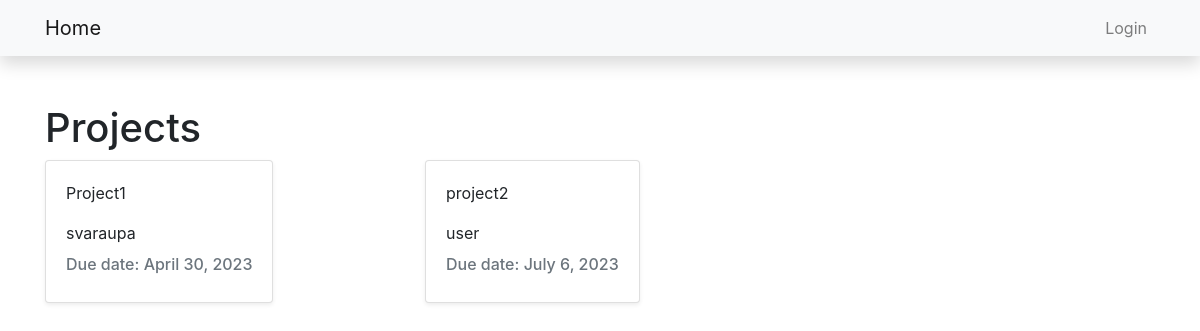
The page /mgmt/ on the database as committed earlier.
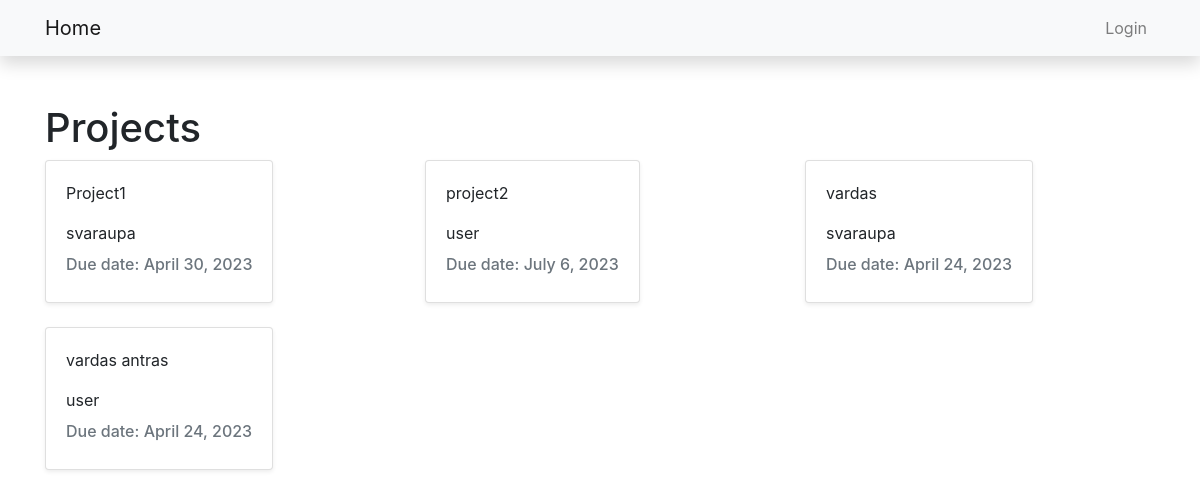
The same page on the database as committed later.
### project_mgmt_app/models.py (models this page shows, shortened)
class Project(models.Model):
    name = models.CharField("Name", max_length=1000)
    start_date = models.DateField("Start date")
    due_date = models.DateField("Due date")
    user = models.ForeignKey(User, on_delete=models.SET_NULL, null=True, default=None)
    clients = models.ManyToManyField(Client)
    employees = models.ManyToManyField(Employee)

### project_mgmt_app/views.py (the view)
# urls.py: path('', views.index, name='index'),
def index(request):
    projects = Project.objects.all()
    context = {
        'projects': projects,
    }
    return render(request, 'index.html', context=context)

### project_mgmt_app/templates/index.html (shortened to what this page needs)
{% extends "base.html" %}
 {% block content %}
   <h1>Projects</h1>
   {% if projects %}
   <div class="row">
     {% for project in projects %}
       <div class="col-md-4 d-flex align-items-stretch">
         <div class="card mb-4 shadow-sm">
           <div class="card-body">
               <p class="card-text">{{ project.name }}</p>
               <p class="card-text">{{ project.user }}</p>
               <h6 class="card-subtitle mb-2 text-muted">Due date: {{ project.due_date }}</h6>
           </div>
         </div>
       </div>
     {% endfor %}
   </div>
   {% else %}
     <p>No projects found</p>
   {% endif %}
 {% endblock %}

### project_mgmt_app/templates/base.html (shortened to what this page needs)
<!DOCTYPE html>
 <html lang="en">
 <head>
   <link rel="stylesheet" href="https://stackpath.bootstrapcdn.com/bootstrap/4.1.3/css/bootstrap.min.css">
   <link rel="stylesheet" href="https://cdnjs.cloudflare.com/ajax/libs/font-awesome/4.7.0/css/font-awesome.min.css">
   {% load static %}
   <link rel="stylesheet" href="{% static 'css/styles.css' %}">
 </head>
 <body>
 <nav class="navbar navbar-expand-lg navbar-light bg-light static-top mb-5 shadow">
   <div class="container">
     <a class="navbar-brand" href="{% url 'index' %}">Home</a>
     <div class="collapse navbar-collapse" id="navbarResponsive">
       <ul class="navbar-nav ml-auto">
         {% if user.is_authenticated %}
             <li class="nav-item"><a class="nav-link" href="{% url 'user-projects' %}">{{ user.get_username }}</a></li>
             <li class="nav-item"><a class="nav-link" href="{% url 'logout' %}">Logout</a></li>
           {% else %}
             <li class="nav-item"><a class="nav-link" href="{% url 'login' %}">Login</a></li>
           {% endif %}
       </ul>
     </div>
   </div>
 </nav>
 <div class="container">
 {% block content %}{% endblock %}
 </div>
   </body>
 </html>

Rows that differ between the two databases and show on the page:
added Project: name "vardas", user "svaraupa", due_date "April 24, 2023"
added Project: name "vardas antras", user "user", due_date "April 24, 2023"
